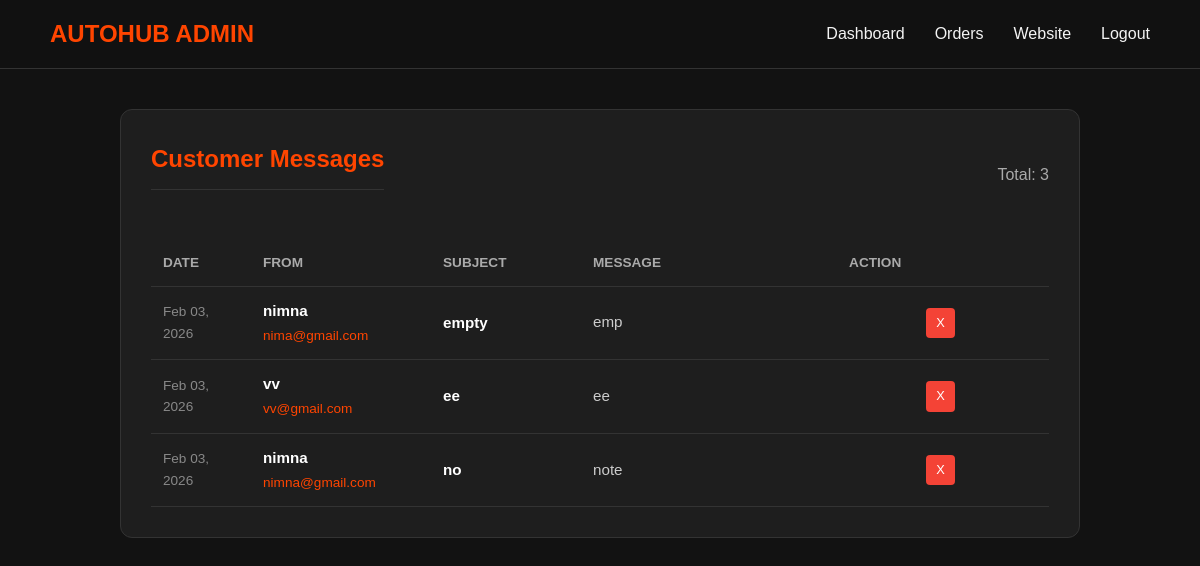
Page /php/admin_messages.php (signed in) on the committed database.
### tables this page shows
CREATE TABLE `messages` (
  `id` int(11) NOT NULL,
  `name` varchar(100) DEFAULT NULL,
  `email` varchar(100) NOT NULL,
  `subject` varchar(150) DEFAULT NULL,
  `message` text NOT NULL,
  `submitted_at` timestamp NOT NULL DEFAULT current_timestamp(),
  `created_at` timestamp NOT NULL DEFAULT current_timestamp()
);

### php/admin_messages.php (the view, shortened to what this page needs)
<?php
include 'db_conn.php';
$sql = "SELECT * FROM messages ORDER BY created_at DESC";
$result = $conn->query($sql);
?>
<!DOCTYPE html>
<html lang="en">
<head>
    <link rel="stylesheet" href="/DMW_CW/css/global.css">
    <link rel="stylesheet" href="/DMW_CW/css/admin.css">
</head>
<body>
    <nav class="navbar">
        <div class="logo">AutoHub Admin</div>
        <ul class="nav-links">
            <li><a href="admin.php">Dashboard</a></li>
            <li><a href="admin_orders.php">Orders</a></li>
            <li><a href="../index.php">Website</a></li>
            <li><a href="logout.php">Logout</a></li>
        </ul>
    </nav>
    <div class="admin-wrapper" style="display: block; max-width: 1000px;">
        <div class="inventory-container" style="width: 100%;">
            <div style="display: flex; justify-content: space-between; align-items: center; margin-bottom: 20px;">
                <h2>Customer Messages</h2>
                <span style="color: #aaa;">Total: <?php echo $result->num_rows; ?></span>
            </div>
            <div class="table-responsive">
                <table>
                    <thead>
                        <tr>
                            <th>Date</th>
                            <th>From</th>
                            <th>Subject</th>
                            <th>Message</th>
                            <th>Action</th>
                        </tr>
                    </thead>
                    <tbody>
                        <?php
                        if ($result->num_rows > 0) {
                            while($row = $result->fetch_assoc()) {
                        ?>
                        <tr>
                            <td style="color: #888; font-size: 0.85rem; width: 100px;">
                                <?php echo date("M d, Y", strtotime($row['created_at'])); ?>
                            </td>
                            <td style="width: 180px;">
                                <strong><?php echo $row['name']; ?></strong><br>
                                <a href="mailto:<?php echo $row['email']; ?>" style="color: var(--primary); font-size: 0.85rem;">
                                    <?php echo $row['email']; ?>
                                </a>
                            </td>
                            <td style="font-weight: bold; width: 150px;"><?php echo $row['subject']; ?></td>
                            <td style="color: #ccc; line-height: 1.5;"><?php echo $row['message']; ?></td>
                            <td style="text-align: center;">
                                <a href="admin_messages.php?delete_id=<?php echo $row['id']; ?>"
                                   class="action-btn delete-btn"
                                   onclick="return confirm('Delete this message?');">
                                   X
                                </a>
                            </td>
                        </tr>
                        <?php
                            }
                        } else {
                            echo "<tr><td colspan='5' style='text-align:center;'>No messages found.</td></tr>";
                        }
                        ?>
                    </tbody>
                </table>
            </div>
        </div>
    </div>
</body>
</html>

### css/global.css (style rules this page uses)
:root { --primary: #ff4500; --primary-hover: #e03e00; --dark-bg: #121212; --card-bg: #1e1e1e; --text: #f4f4f4; --text-muted: #aaaaaa; --border: #333333; --font-main: 'Poppins', sans-serif; }
* { margin: 0; padding: 0; box-sizing: border-box; }
body { background-color: var(--dark-bg); color: var(--text); font-family: var(--font-main); line-height: 1.6; }
a { text-decoration: none; color: inherit; transition: 0.3s; }
ul { list-style: none; }
.navbar { display: flex; justify-content: space-between; align-items: center; padding: 15px 50px; background-color: rgba(18, 18, 18, 0.95); border-bottom: 1px solid var(--border); position: sticky; top: 0; z-index: 1000; backdrop-filter: blur(10px); }
.logo { font-size: 24px; font-weight: 700; color: var(--primary); text-transform: uppercase; }
.nav-links { display: flex; gap: 30px; }

### css/admin.css (style rules this page uses)
.admin-wrapper { display: flex; flex-wrap: wrap; gap: 30px; max-width: 1400px; margin: 40px auto; padding: 0 20px; }
.inventory-container { flex: 2; min-width: 500px; background-color: var(--card-bg); padding: 30px; border-radius: 12px; border: 1px solid var(--border); }
h2 { color: var(--primary); margin-bottom: 20px; font-size: 1.5rem; border-bottom: 1px solid #333; padding-bottom: 10px; }
.table-responsive { overflow-x: auto; }
table { width: 100%; border-collapse: collapse; margin-top: 10px; }
th, td { padding: 12px; text-align: left; border-bottom: 1px solid #333; font-size: 0.95rem; }
th { color: #aaa; text-transform: uppercase; font-size: 0.85rem; }
td { color: white; vertical-align: middle; }
.action-btn { display: inline-block; padding: 5px 10px; font-size: 0.8rem; border-radius: 4px; text-decoration: none; margin-right: 5px; font-weight: 500; }
.delete-btn { background-color: #F44336; color: white; }

### rows in the picture
messages: created_at "Feb 03, 2026", name "nimna", email "nima@gmail.com", subject "empty", message "emp"
messages: created_at "Feb 03, 2026", name "vv", email "vv@gmail.com", subject "ee", message "ee"
messages: created_at "Feb 03, 2026", name "nimna", email "nimna@gmail.com", subject "no", message "note"

### other values in the picture
$result->num_rows "3"
